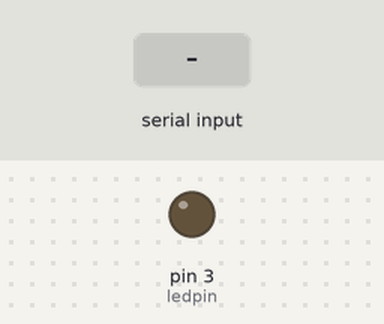
A sketch run on a simulated Arduino Uno, built with avr-gcc and run on an emulated ATmega328P. Parts: output pins drawn as LEDs (lit = HIGH). The test bench sets the inputs (shaded band).

Above: at 1.2 s.
1.3 s: byte 30 received over Serial
At 1.8 s:
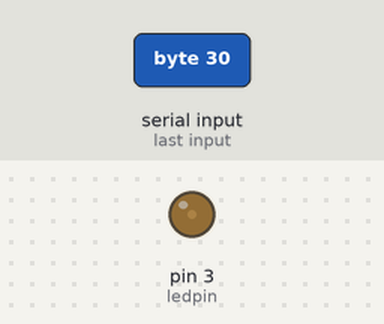
2.8 s: byte 90 received over Serial
At 4.2 s:
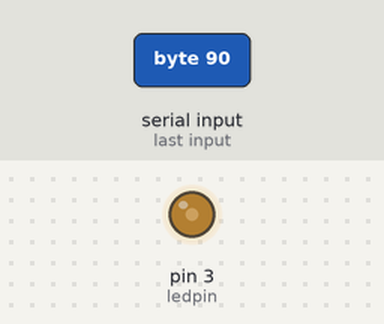
Timing chart, 0 to 5.8 s (numbered marks = the images above; inputs shaded):
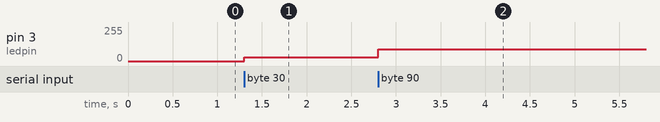

Measured:
- after the input at 1.3 s, pin 3 (ledpin): 0/255 → 30/255 at once
- after the input at 2.8 s, pin 3 (ledpin): 30/255 → 90/255 at once

The sketch:

sendAByteArd.ino
```cpp
// fade an LED
const int ledpin = 3;
void setup() {
  Serial.begin(9600);// initialize serial communications
  pinMode(ledpin, OUTPUT);
}

void loop() {
  if (Serial.available() > 0) {//this waits for byte from P5.js
    int input = Serial.read();  // read the input from the buffer
    analogWrite(ledpin, input); // write the value to an led
  }
}
```
